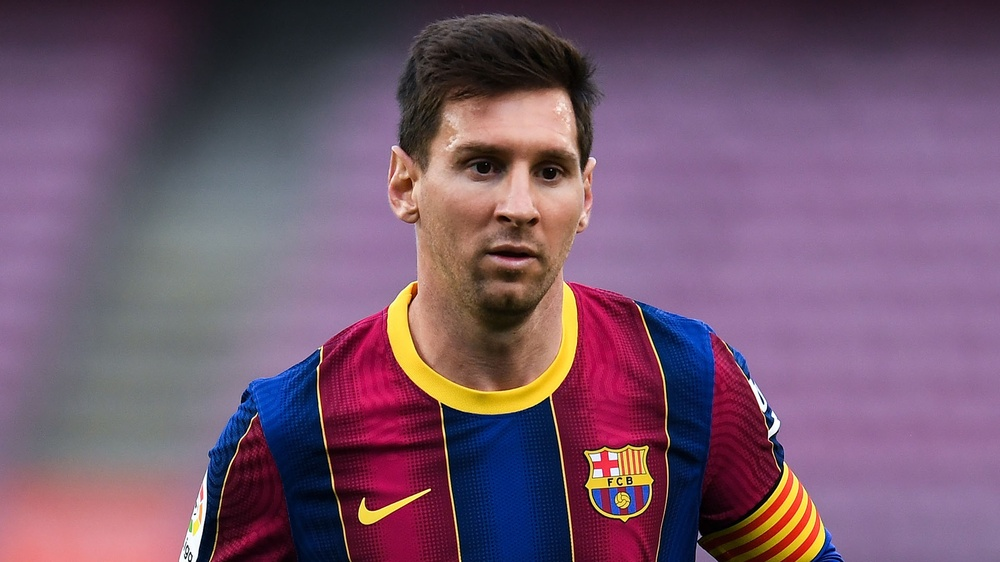
#> input picture Opencv_ile_goruntu_isleme/media/messi.jpg, 1000 x 562 px, shrunk from 1920 x 1080 before the run
$ jupyter execute resmi_ice_aktarma.ipynb
#> lines starting #> are read from the running program, lines starting #| are printed output that depends on the picture
[cell 1]
import cv2
import os

[cell 2]
img = cv2.imread("media/messi.jpg",0) # 0 resmi siyah beyaz yapar
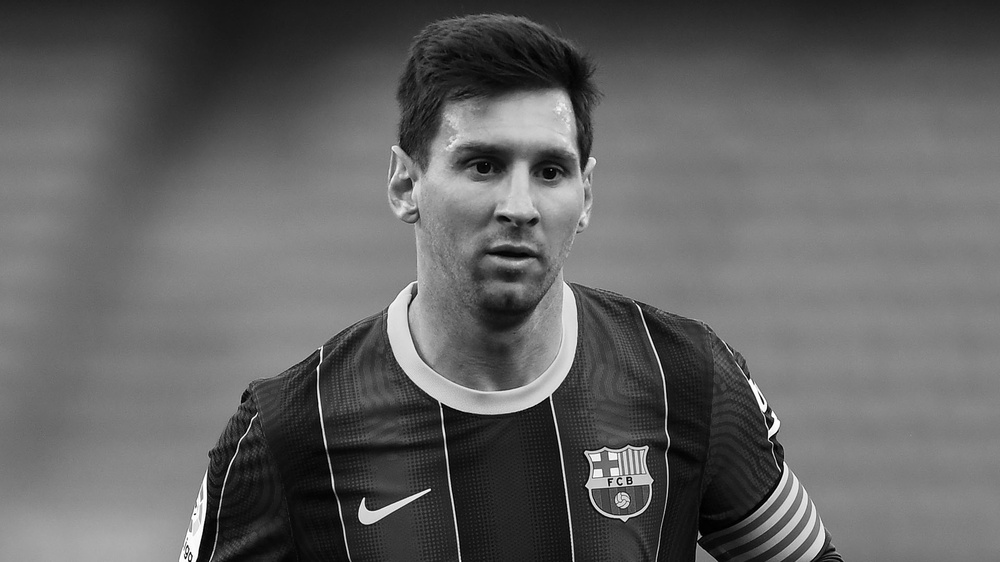
#> img: shape (562, 1000); min 0, max 255, mean 98.3

cv2.imshow("Ilk resim",img)
k =cv2.waitKey(0) & 0xFF
#> (key Esc is pressed here)

if k == 27: # esc tusuna basildiginda cikis yapar
    cv2.destroyAllWindows()

elif k == ord("s"): # s tusuna basildiginda resmi kaydeder

    cv2.imwrite("media/messi_gray.jpg",img)
    cv2.destroyAllWindows()


$ run again, with Opencv_ile_goruntu_isleme/media/golden_gate.jpg copied over Opencv_ile_goruntu_isleme/media/messi.jpg
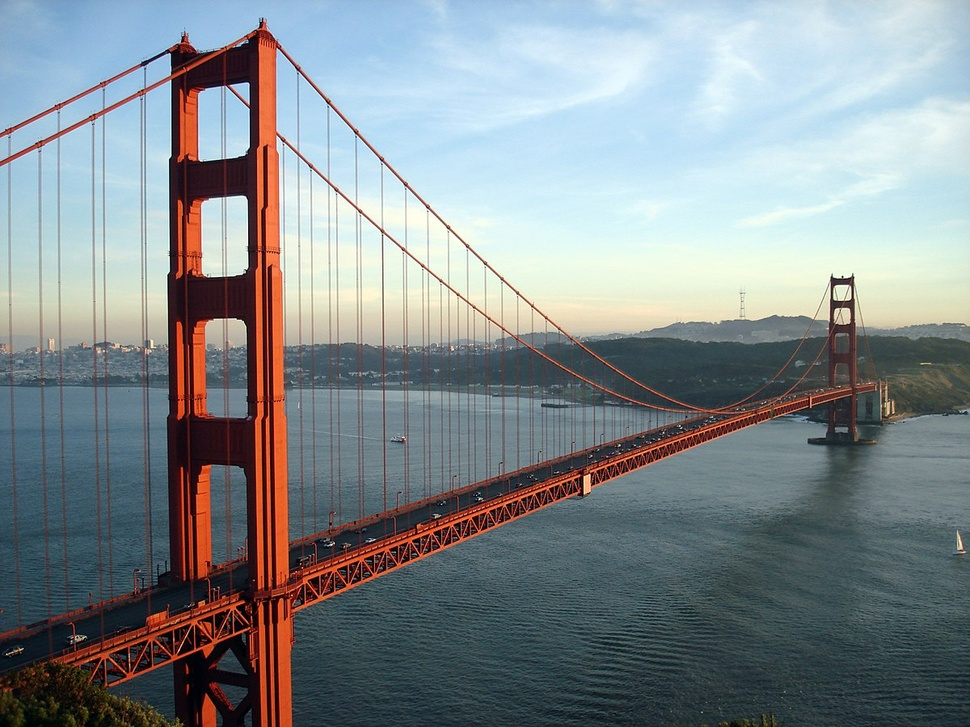
#> input picture Opencv_ile_goruntu_isleme/media/golden_gate.jpg, 970 x 727 px, shrunk from 1200 x 900 before the run
#> `img = cv2.imread("media/messi.jpg",0)`:
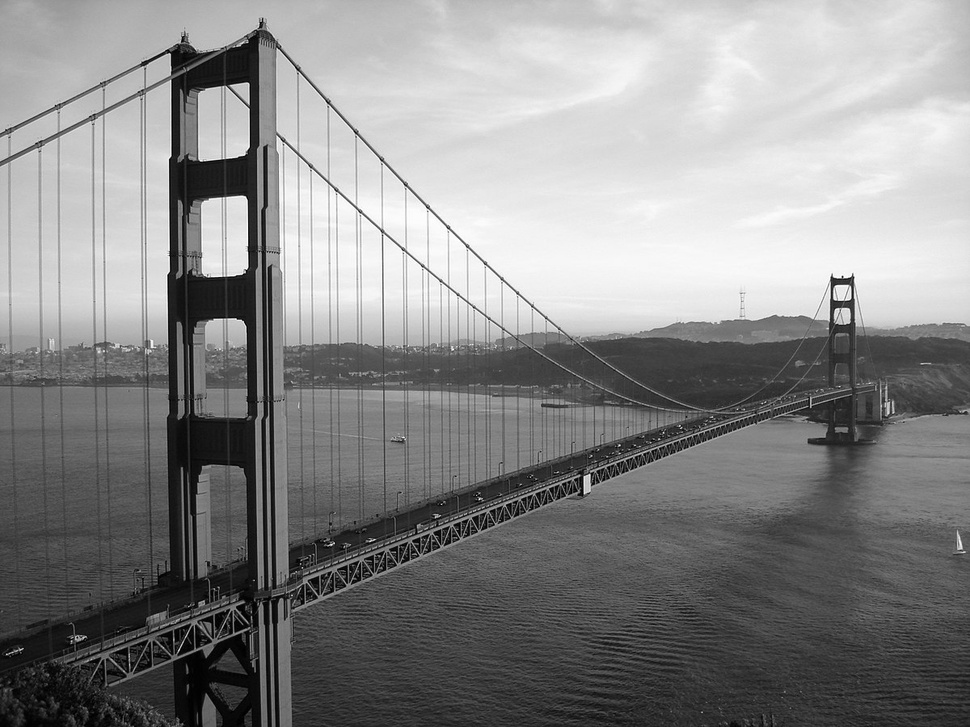
#> img: shape (727, 970); min 0, max 255, mean 136.3

$ run again, with Opencv_ile_goruntu_isleme/media/hayvan.jpg copied over Opencv_ile_goruntu_isleme/media/messi.jpg
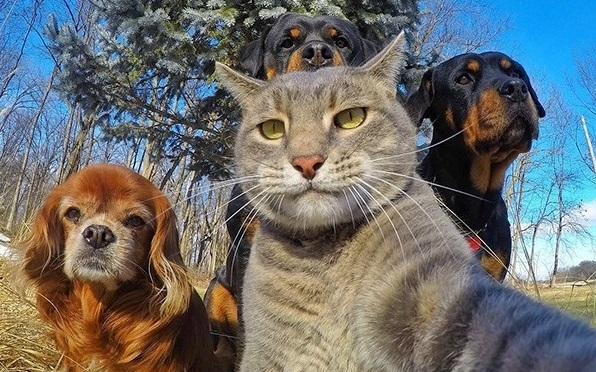
#> input picture Opencv_ile_goruntu_isleme/media/hayvan.jpg, 596 x 372 px
#> `img = cv2.imread("media/messi.jpg",0)`:
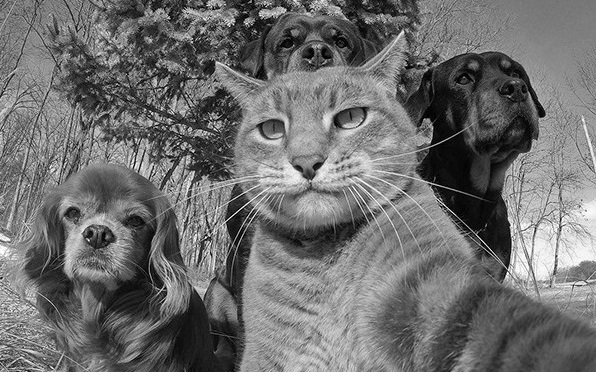
#> img: shape (372, 596); min 0, max 255, mean 110.6

$ run again, with Opencv_ile_goruntu_isleme/media/manzara1.jpg copied over Opencv_ile_goruntu_isleme/media/messi.jpg
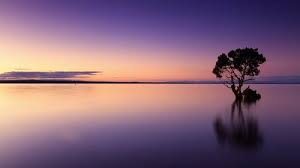
#> input picture Opencv_ile_goruntu_isleme/media/manzara1.jpg, 300 x 168 px
#> `img = cv2.imread("media/messi.jpg",0)`:
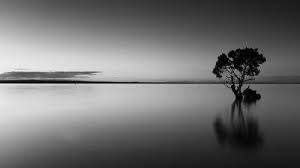
#> img: shape (168, 300); min 0, max 244, mean 110.7
